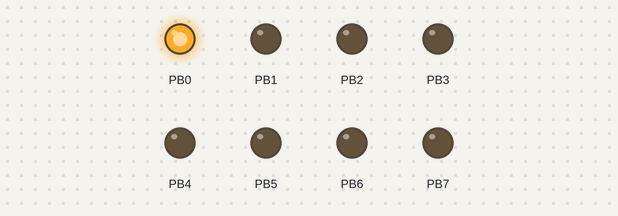
Simulated run of this program. Board: ATmega128, built with avr-gcc and emulated at 16 MHz. On the bench: output pins drawn as LEDs (lit = HIGH). What the program prints to the serial monitor is not drawn.

Above: at 0.1 s.
Timing chart, 0 to 1.6 s (numbered marks = the images above):
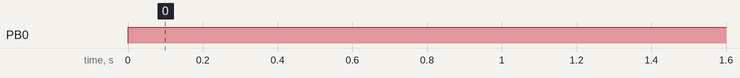

Measured:
- by itself, PB0: LOW → HIGH at 0.00 s

The program:

main.c
```c
/*
 * final_project_watering_system.c
 *
 * Created: 09.05.2022 15:36:52
 * Author : Yunus
 */


#define F_CPU 16000000UL
#define BAUD 9600
#define MYUBRR F_CPU / 16 / BAUD - 1

#include <avr/io.h>
#include <util/delay.h>
#include <avr/interrupt.h>


unsigned int msec, sec,min,hour;
int flag1 = 1;


void USART_Init(unsigned int ubrr){
	UBRR0H = (unsigned char) (ubrr >> 8);
	UBRR0L = (unsigned char) ubrr;
	UCSR0B = (1 << RXEN0) | (1 << TXEN0);
	UCSR0C = (3 << UCSZ0);
}

void USART_TX(unsigned char data){
	while (!(UCSR0A & (1 << UDRE0)));
	UDR0 = data;
}

unsigned char USART_RX(){
	while(!(UCSR0A & (1 << RXC0)));
	return UDR0;
}

void USART_Transmit(char data)
{
	while (!(UCSR0A & (1 << UDRE0)));
	UDR0 = data;
}


void USART_TX_String(char *text){
	while(*text != 0)
	USART_TX(*text++);
}
void Timer_Init()
{
	TCCR0 = (4 << CS0);
	TIMSK = (1 << TOIE0);
	TCNT0 = 6;
}

void USART_Transmit_String(char *str)
{
	while (*str != '\0')
	USART_Transmit(*str++);
}

ISR(TIMER0_OVF_vect)
{
	if(flag1 == 1)
	{
		msec++;
		if(msec == 1000)
		{
			msec = 0;
			sec++;
		}
		if(sec == 60){
		sec = 0;
		min++;
	    }
		if(min == 60)
		min = 0;
		hour++;
		if(hour == 24)
		hour = 0;

		TCNT0 = 6;
	}
}
void waterme(int _humidity){

	if(_humidity <30){
		USART_Transmit_String("Time \r\n");
		USART_Transmit((sec+1)/10+48);
		USART_Transmit((sec+1)%10+48);
		USART_Transmit('\r');
		USART_Transmit_String("Please Water now its urgent \r\n");
	}else if(_humidity < 40){
		USART_Transmit_String("Time \r\n");
		USART_Transmit((sec+1)/10+48);
		USART_Transmit((sec+1)%10+48);
		USART_Transmit('\r');
		USART_Transmit_String("You should really consider watering \r\n");
	}else if(_humidity < 50){
	USART_Transmit_String("Time \r\n");
	USART_Transmit((sec+1)/10+48);
	USART_Transmit((sec+1)%10+48);
	USART_Transmit('\r');
	USART_Transmit_String("You can consider watering \r\n");
	}else if(_humidity < 60){
	USART_Transmit_String("Time \r\n");
	USART_Transmit((sec+1)/10+48);
	USART_Transmit((sec+1)%10+48);
	USART_Transmit('\r');
	USART_Transmit_String("You can water, but no need \r\n");
	}else if(_humidity < 70){
	USART_Transmit_String("Time \r\n");
	USART_Transmit((sec+1)/10+48);
	USART_Transmit((sec+1)%10+48);
	USART_Transmit('\r');
	USART_Transmit_String("Do not Water ! \r\n");
    }
}


int main(void)
{
	DDRB = 0xFF;
	DDRD = 0x00;

	PORTB = 0x01;  //LED 1  on
	USART_Init(MYUBRR);
	Timer_Init();
	SREG = 0x80;
    /* Replace with your application code */
	USART_Transmit_String("Welcome to the Watersystem \r\n");
	int a = 0;
	int humidity = 50;
    while (1)
    {
		a = sec+1; // actually hour not sec
		a = a%10;

		if(a == 0){
		 waterme(humidity);
		}
		_delay_ms(800);
    }
}
```
